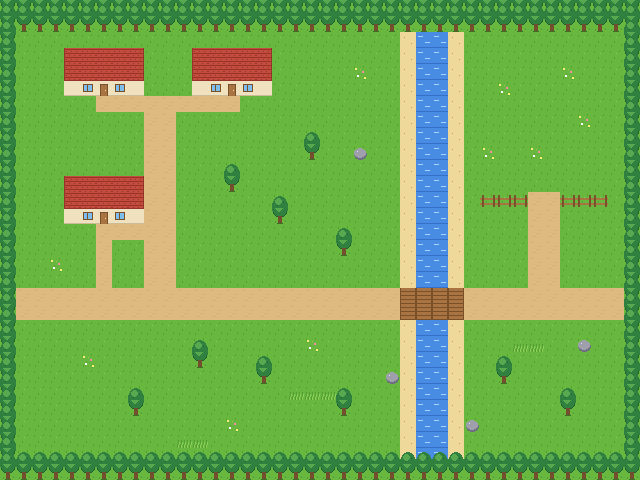

This game map was drawn from its Tiled (.tmx) file and the tilesets committed beside it. A one-line description and the trimmed map source follow:
An orthogonal 40x30 tile map with 16x16 px tiles, 3 tile layers (suelo, objetos, alto) and 5 objects (3x npc, spawn, chest).

<map version="1.10" orientation="orthogonal" renderorder="right-down" width="40" height="30" tilewidth="16" tileheight="16" infinite="0" nextlayerid="5" nextobjectid="6">
 <tileset firstgid="1" source="tiles.tsx" />
 <layer id="1" name="suelo" width="40" height="30">
  <data>[1200 cells, 1200 non-empty, 7 distinct tile ids]</data>
 </layer>
 <layer id="2" name="objetos" width="40" height="30">
  <data>[1200 cells, 239 non-empty, 9 distinct tile ids]</data>
 </layer>
 <layer id="3" name="alto" width="40" height="30">
  <data>[1200 cells, 144 non-empty, 1 distinct tile ids]</data>
 </layer>
 <objectgroup id="4" name="cosas">
  <object id="1" name="start" type="spawn" x="128" y="304" />
  <object id="2" name="Abuela Rosa" type="npc" x="120" y="96"><properties><property name="who" value="abuela" /><property name="look" type="int" value="1" /></properties></object>
  <object id="3" name="Lucio" type="npc" x="392" y="208"><properties><property name="who" value="pescador" /><property name="look" type="int" value="2" /></properties></object>
  <object id="4" name="Nora" type="npc" x="256" y="256"><properties><property name="who" value="nina" /><property name="look" type="int" value="3" /><property name="wander" type="bool" value="true" /></properties></object>
  <object id="5" name="cofre" type="chest" x="536" y="96" />
 </objectgroup>
</map>
